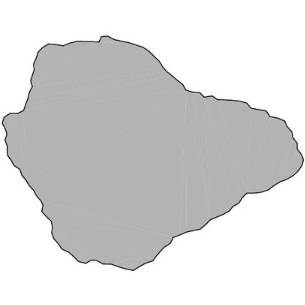
#> input picture img/real_05.jpg, 305 x 305 px, found by its file name
$ python fft_frequency.py
#> lines starting #> are read from the running program, lines starting #| are printed output that depends on the picture; after the words box and inside, x2 and y2 are one past the last pixel; in counts of white or black regions, pixels touching at a corner belong together; long printed decimals are rounded
### src/particle.py
from numpy._core.multiarray import array as array
import shapely
import numpy as np
import matplotlib.pyplot as plt

from matplotlib.patches import Polygon
from abc import abstractmethod

import shapely.plotting

class Particle:
    '''Abstract particle class'''
    def __init__(self) -> None:
        self.pid = -1
        self.gid = -1

    def __repr__(self) -> str:
        pass

    @abstractmethod
    def moveTo(self, dest:np.array):
        print('This function should be overwritten!')

    def translate(self, vec:np.array):
        print('This function should be overwritten!')

    @abstractmethod
    def rotate(self, center:tuple, theta):
        print('This function should be overwritten!')

    @abstractmethod
    def scale(self, factor):
        print('This function should be overwritten!')

    @abstractmethod
    def calc_area(self) -> float:
        print('This function should be overwritten!')

    @abstractmethod
    def calc_perimeter(self) -> float:
        print('This function should be overwritten!')

    @abstractmethod
    def boundingBox(self) -> float:
        print('This function should be overwritten!')

    @abstractmethod
    def calc_diameter(self) -> float:
        print('This function should be overwritten!')

    @abstractmethod
    def calc_dipAngle(self) -> float:
        print('This function should be overwritten!')

    @abstractmethod
    def calc_elongation(self) -> float:
        print('This function should be overwritten!')

    @abstractmethod
    def render(self, axes):
        print('This function should be overwritten!')

    # Predicates
    @abstractmethod
    def is_AABB_intersect(self, other, gap=0.0):
        pass

    @abstractmethod
    def is_RECT_intersect(self, other, gap=0.0):
        pass

    @abstractmethod
    def is_exact_intersect(self, other, gap=0.0):
        pass


class EllipseParticle(Particle):
    '''Paticles represented by analytical expression'''
    # [4 lines left out: function __init__, not called in this run]

    def __repr__(self) -> str:
        return f'Ellipse particle: a = {self.major_rad}, b = {self.minor_rad}'

    def moveTo(self, dest: np.array):
        return super().move_to(dest)

    def translate(self, vec: np.array):
        return super().translate(vec)

    def rotate(self, center: tuple, theta):
        return super().rotate(center, theta)

    def scale(self, factor):
        return super().scale(factor)

    def calc_area(self) -> float:
        return super().calc_area()

    def calc_perimeter(self) -> float:
        return super().calc_perimeter()

    def boundingBox(self) -> float:
        return super().boundingBox()

    def calc_diameter(self) -> float:
        return super().calc_diameter()

    def calc_dipAngle(self) -> float:
        return super().calc_dipAngle()

    def calc_elongation(self) -> float:
        return super().calc_elongation()

    def render(self, axes):
        return super().render(axes)

    def is_AABB_intersect(self, other, gap=0.0):
        return super().is_AABB_intersect(other)

    def is_RECT_intersect(self, other, gap=0.0):
        return super().is_RECT_intersect(other)

    def is_exact_intersect(self, other, gap=0.0):
        return super().is_exact_intersect(other)

class PolygonParticle(Particle):
    '''Particles represented by point sets'''
    def __init__(self, pts) -> None:
        super().__init__()
        self.points = pts

    def centroid(self):
        polygon = shapely.Polygon(self.points)
        return list(polygon.centroid.coords)

    def moveTo(self, dest:list):
        polygon = shapely.Polygon(self.points)
        origin = polygon.centroid.coords
        self.points += (dest - origin)

    def translate(self, vector: np.array):
        self.points += vector

    # [6 lines left out: function rotate, not called in this run]

    def scale(self, factor):
        self.points *= factor

    def calc_area(self) -> float:
        polygon = shapely.Polygon(self.points)
        return polygon.area

    def calc_perimeter(self) -> float:
        polygon = shapely.Polygon(self.points)
        return polygon.length

    def boundingBox(self, dist=0.0) -> tuple:
        polygon = shapely.Polygon(self.points)
        return polygon.buffer(dist).bounds

    # [14 lines left out: functions calc_diameter, calc_dipAngle, not called in this run]

    def calc_elongation(self) -> float:
        polygon = shapely.Polygon(self.points)
        coords = polygon.minimum_rotated_rectangle.boundary.coords
        a = shapely.LineString([coords[0], coords[1]]).length
        b = shapely.LineString([coords[1], coords[2]]).length
        major_length = np.max([a, b])
        minor_length = np.min([a, b])
        return (major_length / minor_length)

    def calc_roundness(self) -> float:
        A = self.calc_area()
        P = self.calc_perimeter()
        return (2.0*np.sqrt(np.pi * A) / P)

    def calc_angularity(self) -> float:
        coords = self.points
        vectors  = np.roll(coords, -1, axis=0) - coords
        radians = np.arctan2(vectors[:, 1], vectors[:, 0])
        radians = np.append(radians, [radians[0]], axis=0)
        radians = np.abs(np.diff(radians, 1, axis=0))
        radians[radians > np.pi] = 2.0 * np.pi - radians[radians > np.pi]
        return (np.sum(radians) / (2.0 * np.pi) - 1.0)

    def calc_shape_indexes(self) -> np.array:
        EI = self.calc_elongation()
        RI = self.calc_roundness()
        AI = self.calc_angularity()
        return np.array([EI, RI, AI])

    def is_valid(self) -> bool:
        polygon = shapely.Polygon(self.points)
        return polygon.is_valid

    # Predicate
    # [46 lines left out: functions is_AABB_intersect, is_RECT_intersect, is_exact_intersect, is_closely_within_domain, is_closely_cross_boundary, contain_domain_vertex and 1 more, not called in this run]

    def contain_point(self, xyz, tol=0.0) -> bool:
        polygon = shapely.Polygon(self.points).buffer(tol)
        return polygon.contains_properly(shapely.Point(xyz))

    def render(self, ax, color, add_bbox=False, add_rect=False, add_point=False):
       #ax.plot(self.points[:, 0], self.points[:, 1], 'b.')
       polygon = shapely.Polygon(self.points)
       shapely.plotting.plot_polygon(polygon, ax, add_points=add_point, fill=True, clip_on=False,
                                     fc=color, ec='k', ls='-', lw=0.5)
       # AABB
       if add_bbox:
           bbox = shapely.box(*polygon.bounds)
           shapely.plotting.plot_polygon(bbox, ax, add_points=False, fill=False, clip_on=False,
                                         fc=color, ec='k', ls='-.')
       # RECT
       if add_rect:
           rect = polygon.minimum_rotated_rectangle
           shapely.plotting.plot_polygon(rect, ax, add_points=False, fill=False, clip_on=False,
                                         fc=color, ec='r',ls='-.')


## Debug ##
# [4 lines that do not run on import are left out]

### src/fft_frequency.py
## Extract particle contours from digital image
import numpy as np
import cv2


class ParticleImageFFT:
    '''Fourier analysis for particle image'''
    def __init__(self, path:str) -> None:
        self.path = path

    def sample_contour(self, num_points=128) -> np.array:
        # 读取图像并转换为灰度图像
#> called with num_points = 32
        image = cv2.imread(self.path)
#> image is the input picture: shape (305, 305, 3); min 14, max 255, mean 217.8
        gray = cv2.cvtColor(image, cv2.COLOR_BGR2GRAY)

        # 使用Canny边缘检测
        edges = cv2.Canny(gray, 100, 200)
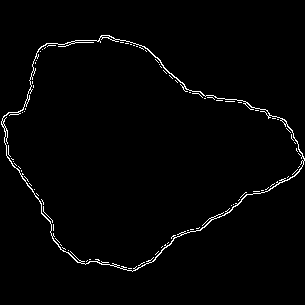
#> edges: shape (305, 305); 1.7% white in thin lines or dots, all inside (x1, y1, x2, y2) = (1, 35, 305, 272)

        # 查找轮廓
        contours, _ = cv2.findContours(edges, cv2.RETR_EXTERNAL, cv2.CHAIN_APPROX_SIMPLE)
#> contours = 1 contour; box (x1, y1, x2, y2) and area: (1, 35, 305, 272) 44032

        # 假设只处理第一个轮廓
        contour = contours[0]
#> contour = contour of 383 points, box (x1, y1, x2, y2) (1, 35, 305, 272), area 44032

        # 计算轮廓的几何中心
        M = cv2.moments(contour)
#> M = moments, m00 44031.5, centre m10/m00, m01/m00 = (136.1, 151)
        if M["m00"] != 0:
            center_x = int(M["m10"] / M["m00"])
#> center_x = 136
            center_y = int(M["m01"] / M["m00"])
#> center_y = 151
        else:
            center_x, center_y = 0, 0

        # 均匀采样128个点
        indices = np.linspace(0, len(contour) - 1, num_points, dtype=int)
#> indices = 32 values from 0 to 382
        sampled_points = contour[indices].reshape(-1, 2)
#> sampled_points = 32 pairs, first value 3 to 302, second value 35 to 270

        # 将几何中心移动到原点
        translated_points = sampled_points - np.array([[center_x, center_y]])
#> translated_points = 32 pairs, first value -133 to 166, second value -116 to 119
        return translated_points

    def fourier_analysis(self) -> np.array:
        pass


if __name__ == '__main__':
    import matplotlib.pyplot as plt
    from particle import PolygonParticle
    import matplotlib as mpl

    num_freqs = 32
    image_path = r'img/real_05.jpg'
    FFTer = ParticleImageFFT(image_path)
    contour = FFTer.sample_contour(num_freqs)
#> contour has the same summary as translated_points in sample_contour
    complex_signal = contour[:, 0] + 1j*contour[:, 1]
    points = np.vstack((complex_signal.real, complex_signal.imag)).T
#> points has the same summary as translated_points in sample_contour
    particle = PolygonParticle(points)
#> in __init__, `self.points = pts`: self.points has the same summary as translated_points in sample_contour
    particle.moveTo(np.array([0.0, 0.0]))
#> in moveTo, `self.points += (dest - origin)`: self.points = 32 pairs, first value -132.8 to 166.2, second value -116 to 119
    print(particle.calc_shape_indexes())
#> in calc_elongation, `a = shapely.LineString([coords[0], coords[1]]).length`: a = 260.9
#> in calc_elongation, `b = shapely.LineString([coords[1], coords[2]]).length`: b = 237.8
#> in calc_elongation, `major_length = np.max([a, b])`: major_length = 260.9
#> in calc_elongation, `minor_length = np.min([a, b])`: minor_length = 237.8
#> in calc_shape_indexes, `EI = self.calc_elongation()`: EI = 1.1
#> in calc_roundness, `A = self.calc_area()`: A = 43801.5
#> in calc_roundness, `P = self.calc_perimeter()`: P = 824.2
#> in calc_shape_indexes, `RI = self.calc_roundness()`: RI = 0.9
#> in calc_angularity, `coords = self.points`: coords has the same summary as self.points in moveTo
#> in calc_angularity, `vectors  = np.roll(coords, -1, axis=0) - coords`: vectors = 32 pairs, first value -38 to 30, second value -24 to 35
#> in calc_angularity, `radians = np.arctan2(vectors[:, 1], vectors[:, 0])`: radians = 32 values, max 3.14 at index 31, min -2.86 at index 26, mean -0.0751
#> in calc_angularity, `radians = np.append(radians, [radians[0]], axis=0)`: radians = 33 values, max 3.14 at index 31, min -2.86 at index 26, mean 0.0156
#> in calc_angularity, `radians = np.abs(np.diff(radians, 1, axis=0))`: radians = 32 values, max 5.96 at index 30, min 0.00192 at index 15, mean 0.509
#> in calc_shape_indexes, `AI = self.calc_angularity()`: AI = 0.695
#| [1.097 0.9002 0.6947]

    # complex_spectrum = np.fft.fft(complex_signal)
    # random_phases = np.exp(1j * np.random.uniform(0.0, np.pi, num_freqs))
    # random_contour = np.fft.ifft(num_freqs * complex_spectrum * random_phases)

    fig, ax = plt.subplots(nrows=1, ncols=3, figsize=(12, 4), layout='constrained')
    # ax[0].plot(contour[:, 0], contour[:, 1])
    ax[0].set_aspect(1.0)
    ax[0].set_box_aspect(1.0)
    particle.render(ax[0], color='cyan', add_rect=True, add_point=True)
    # ax[1].bar(np.fft.fftfreq(128, 1.0/128), np.abs(complex_spectrum))
    # ax[1].set_box_aspect(1.0)
    # ax[2].plot(random_contour.real, random_contour.imag, 'k-', lw=0.5)
    ax[2].set_aspect(1.0)
    ax[2].set_box_aspect(1.0)
    fig.savefig('original_partical.svg', transparent=True)
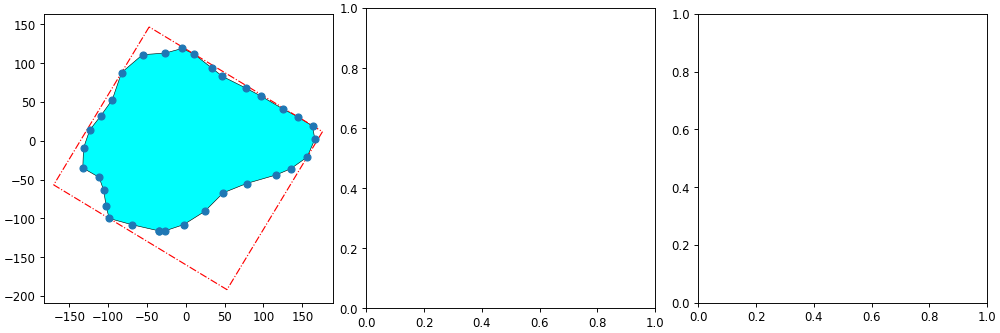
#> figure drawn by matplotlib, 1 panel
    plt.show()

$ run again, with img/real_01.jpg copied over img/real_05.jpg
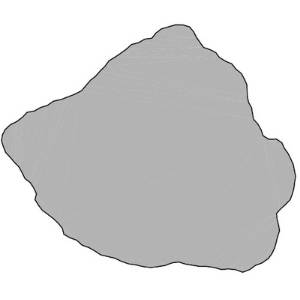
#> input picture img/real_01.jpg, 300 x 300 px, found by its file name
#> in sample_contour, image is the input picture: shape (300, 300, 3); min 9, max 255, mean 212.9
#> in sample_contour, `edges = cv2.Canny(gray, 100, 200)`:
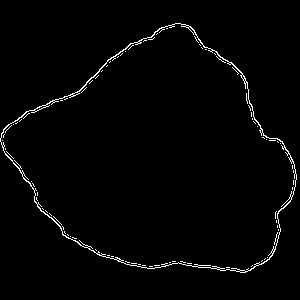
#> edges: shape (300, 300); 1.8% white in thin lines or dots, all inside (x1, y1, x2, y2) = (0, 23, 297, 273)
#> contours = 1 contour; box (x1, y1, x2, y2) and area: (0, 23, 297, 273) 48374
#> in sample_contour, `contour = contours[0]`: contour = contour of 391 points, box (x1, y1, x2, y2) (0, 23, 297, 273), area 48374
#> M = moments, m00 48374.5, centre m10/m00, m01/m00 = (158.4, 159.7)
#> center_x = 158
#> center_y = 159
#> indices = 32 values from 0 to 390
#> sampled_points = 32 pairs, first value 2 to 296, second value 23 to 270
#> translated_points = 32 pairs, first value -156 to 138, second value -136 to 111
#> `contour = FFTer.sample_contour(num_freqs)`: contour has the same summary as translated_points in sample_contour
#> points has the same summary as translated_points in sample_contour
#> in __init__, `self.points = pts`: self.points has the same summary as translated_points in sample_contour
#> in moveTo, `self.points += (dest - origin)`: self.points = 32 pairs, first value -156.7 to 137.3, second value -136.3 to 110.7
#> a = 238.3
#> b = 254.3
#> minor_length = 238.3
#> EI = 1.07
#> A = 47937.5
#> P = 833
#> RI = 0.932
#> coords has the same summary as self.points in moveTo
#> vectors = 32 pairs, first value -34 to 39, second value -42 to 33
#> in calc_angularity, `radians = np.arctan2(vectors[:, 1], vectors[:, 0])`: radians = 32 values, max 3.14 at index 31, min -2.6 at index 25, mean 0.186
#> in calc_angularity, `radians = np.append(radians, [radians[0]], axis=0)`: radians = 33 values, max 3.14 at index 31, min -2.6 at index 25, mean 0.264
#> in calc_angularity, `radians = np.abs(np.diff(radians, 1, axis=0))`: radians = 32 values, max 5.63 at index 30, min 0.027 at index 15, mean 0.451
#> AI = 0.505
#| [1.067 0.9317 0.505]
#> `fig.savefig('original_partical.svg', transparent=True)`:
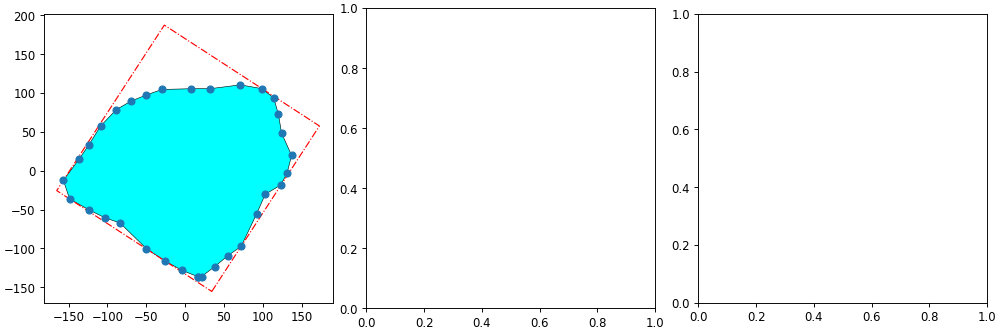
#> figure drawn by matplotlib, 1 panel

$ run again, with img/real_02.jpg copied over img/real_05.jpg
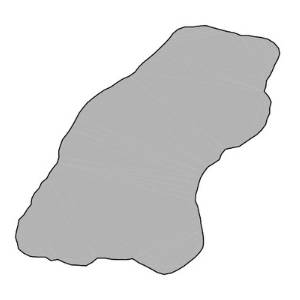
#> input picture img/real_02.jpg, 300 x 300 px, found by its file name
#> in sample_contour, image is the input picture: shape (300, 300, 3); min 2, max 255, mean 221.1
#> in sample_contour, `edges = cv2.Canny(gray, 100, 200)`:
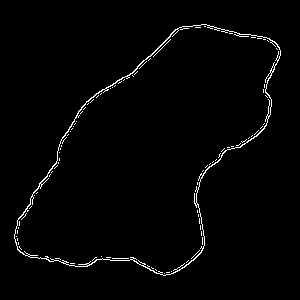
#> edges: shape (300, 300); 1.8% white in thin lines or dots, all inside (x1, y1, x2, y2) = (14, 24, 281, 276)
#> contours = 1 contour; box (x1, y1, x2, y2) and area: (14, 24, 281, 276) 38579
#> in sample_contour, `contour = contours[0]`: contour = contour of 363 points, box (x1, y1, x2, y2) (14, 24, 281, 276), area 38579
#> M = moments, m00 38579, centre m10/m00, m01/m00 = (150.3, 153.1)
#> center_x = 150
#> center_y = 153
#> indices = 32 values from 0 to 362
#> sampled_points = 32 pairs, first value 16 to 279, second value 24 to 275
#> translated_points = 32 pairs, first value -134 to 129, second value -129 to 122
#> `contour = FFTer.sample_contour(num_freqs)`: contour has the same summary as translated_points in sample_contour
#> points has the same summary as translated_points in sample_contour
#> in __init__, `self.points = pts`: self.points has the same summary as translated_points in sample_contour
#> in moveTo, `self.points += (dest - origin)`: self.points = 32 pairs, first value -134.3 to 128.7, second value -128.9 to 122.1
#> a = 301.4
#> b = 176.6
#> major_length = 301.4
#> minor_length = 176.6
#> EI = 1.71
#> A = 38185
#> P = 824.9
#> RI = 0.84
#> coords has the same summary as self.points in moveTo
#> vectors = 32 pairs, first value -44 to 42, second value -36 to 42
#> in calc_angularity, `radians = np.arctan2(vectors[:, 1], vectors[:, 0])`: radians = 32 values, max 3.14 at index 31, min -2.97 at index 29, mean 0.284
#> in calc_angularity, `radians = np.append(radians, [radians[0]], axis=0)`: radians = 33 values, max 3.14 at index 31, min -2.97 at index 29, mean 0.361
#> in calc_angularity, `radians = np.abs(np.diff(radians, 1, axis=0))`: radians = 32 values, max 6.02 at index 30, min 0.00113 at index 8, mean 0.553
#> AI = 0.899
#| [1.706 0.8398 0.8994]
#> `fig.savefig('original_partical.svg', transparent=True)`:
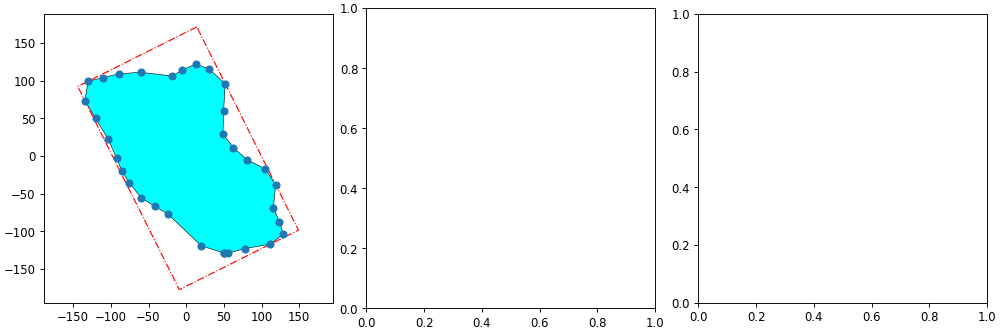
#> figure drawn by matplotlib, 1 panel

$ run again, with img/real_03.jpg copied over img/real_05.jpg
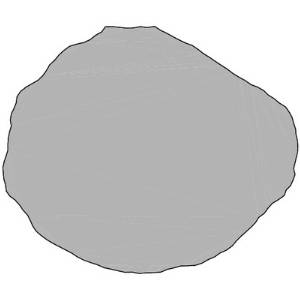
#> input picture img/real_03.jpg, 300 x 300 px, found by its file name
#> in sample_contour, image is the input picture: shape (300, 300, 3); min 6, max 255, mean 207.8
#> in sample_contour, `edges = cv2.Canny(gray, 100, 200)`:
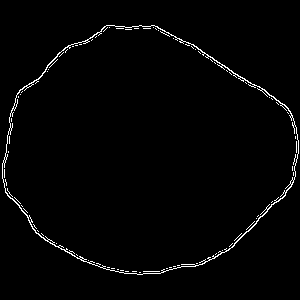
#> edges: shape (300, 300); 1.8% white in thin lines or dots, all inside (x1, y1, x2, y2) = (2, 25, 299, 275)
#> contours = 1 contour; box (x1, y1, x2, y2) and area: (2, 25, 299, 275) 54432
#> in sample_contour, `contour = contours[0]`: contour = contour of 384 points, box (x1, y1, x2, y2) (2, 25, 299, 275), area 54432
#> M = moments, m00 54432, centre m10/m00, m01/m00 = (145.5, 152.1)
#> center_x = 145
#> center_y = 152
#> indices = 32 values from 0 to 383
#> sampled_points = 32 pairs, first value 4 to 295, second value 25 to 271
#> translated_points = 32 pairs, first value -141 to 150, second value -127 to 119
#> `contour = FFTer.sample_contour(num_freqs)`: contour has the same summary as translated_points in sample_contour
#> points has the same summary as translated_points in sample_contour
#> in __init__, `self.points = pts`: self.points has the same summary as translated_points in sample_contour
#> in moveTo, `self.points += (dest - origin)`: self.points = 32 pairs, first value -141.4 to 149.6, second value -126.7 to 119.3
#> a = 278.6
#> b = 244
#> major_length = 278.6
#> minor_length = 244
#> EI = 1.14
#> A = 53999
#> P = 843.7
#> RI = 0.976
#> coords has the same summary as self.points in moveTo
#> vectors = 32 pairs, first value -41 to 48, second value -39 to 36
#> in calc_angularity, `radians = np.arctan2(vectors[:, 1], vectors[:, 0])`: radians = 32 values, max 3.14 at index 31, min -3.12 at index 30, mean -0.164
#> in calc_angularity, `radians = np.append(radians, [radians[0]], axis=0)`: radians = 33 values, max 3.14 at index 31, min -3.12 at index 30, mean -0.0829
#> in calc_angularity, `radians = np.abs(np.diff(radians, 1, axis=0))`: radians = 32 values, max 6.26 at index 30, min 0.00207 at index 26, mean 0.438
#> AI = 0.24
#| [1.142   0.9763 0.2402]
#> `fig.savefig('original_partical.svg', transparent=True)`:
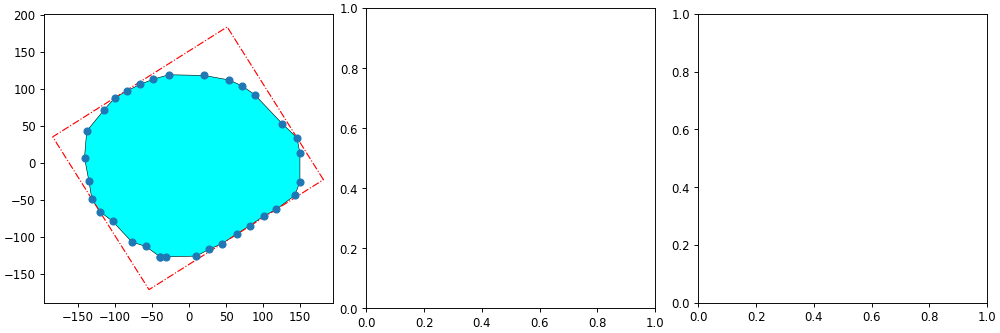
#> figure drawn by matplotlib, 1 panel
